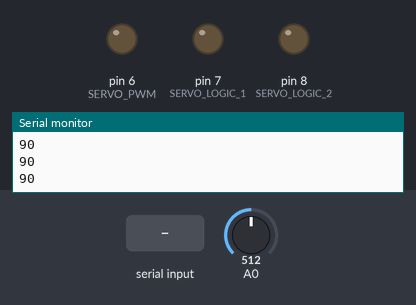
This sketch was run on a simulated Arduino Uno, built with avr-gcc and run on an emulated ATmega328P. On the bench: output pins drawn as LEDs (lit = HIGH), the last lines printed to the serial monitor. Inputs (shaded band) come from the test bench; at power-on: A0 = 512.

Above: at 1.2 s.
1.3 s: A0 set to 535
2.8 s: A0 set to 557
At 3.2 s:
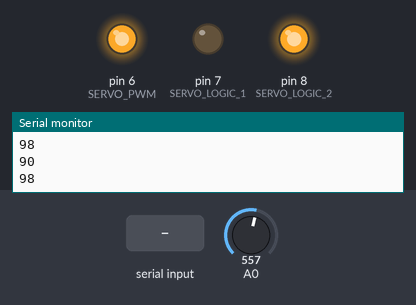
4.3 s: "200\n" received over Serial
At 5.5 s:
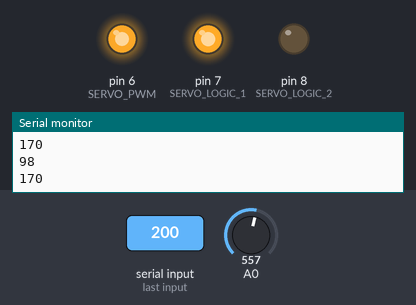
5.8 s: "90,45\n" received over Serial
At 6.7 s:
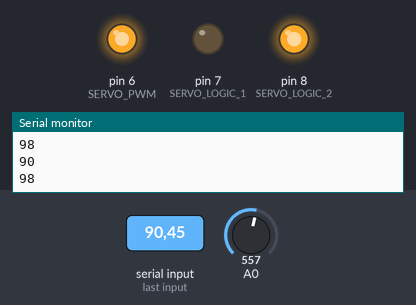
7.3 s: A0 set to 306
At 7.9 s:
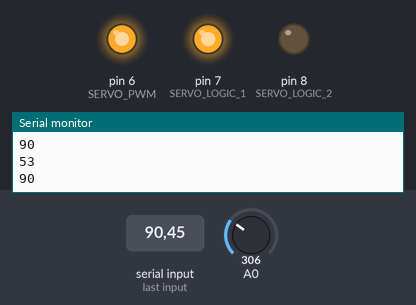
Timing chart, 0 to 9.8 s (numbered marks = the images above; inputs shaded):
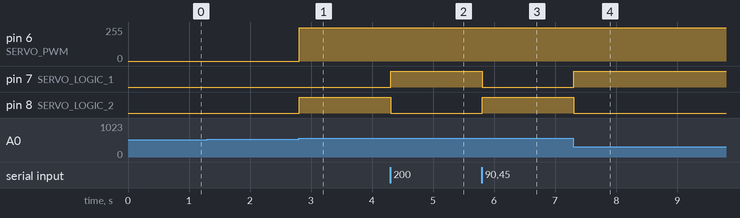

The sketch:

ServoDriver.ino
```cpp
int SERVO_LOGIC_1 = 7;
int SERVO_LOGIC_2 = 8;
int SERVO_PWM = 6;

float SERVO_SPEED = 1; // <0, 1>
float DRIVER_FREQUENCY = 100.0f;
int ANGLE_LIMIT = 10;
int THRESHOLD = 5;

int currentAngle = 90;
int goToAngle = 90;

int AdcToAngle(int x) {
  int angle = x * 0.176;
  if(angle > 180) angle = 180;
  else if(angle < 0) angle = 0;

  return (int)angle;
}

int SpeedToDuty(float servoSpeed) {
  float duty = 250 * servoSpeed;
  return (int)duty;
}

void setup() {
  Serial.begin(9600);

  pinMode(SERVO_LOGIC_1, OUTPUT);
  pinMode(SERVO_LOGIC_2, OUTPUT);
  pinMode(SERVO_PWM, OUTPUT);
  digitalWrite(SERVO_LOGIC_1, LOW);
  digitalWrite(SERVO_LOGIC_2, LOW);
}

void loop() {
  currentAngle = AdcToAngle(analogRead(A0));

  if(Serial.available() > 0) {
    String rotateTo = Serial.readStringUntil('\n');
    goToAngle = rotateTo.toInt();
    if(goToAngle > 180 - ANGLE_LIMIT) goToAngle = 180 - ANGLE_LIMIT;
    else if(goToAngle < 0 + ANGLE_LIMIT) goToAngle = 0 + ANGLE_LIMIT;
  }

  if(currentAngle >= goToAngle - THRESHOLD && currentAngle <= goToAngle + THRESHOLD) {
    digitalWrite(SERVO_LOGIC_1, LOW);
    digitalWrite(SERVO_LOGIC_2, LOW);
    analogWrite(SERVO_PWM, SpeedToDuty(0));
  }
  else if(currentAngle < goToAngle - THRESHOLD) {
    digitalWrite(SERVO_LOGIC_1, HIGH);
    digitalWrite(SERVO_LOGIC_2, LOW);
    analogWrite(SERVO_PWM, SpeedToDuty(SERVO_SPEED));
  }
  else if(currentAngle > goToAngle + THRESHOLD) {
    digitalWrite(SERVO_LOGIC_1, LOW);
    digitalWrite(SERVO_LOGIC_2, HIGH);
    analogWrite(SERVO_PWM, SpeedToDuty(SERVO_SPEED));
  }

  Serial.println(goToAngle);
  Serial.println(currentAngle);
  Serial.println();
  delay(1000/DRIVER_FREQUENCY);
}
```

Measured:
- the behaviour switches between 545 and 546 on A0 (found by bisection; images 0 and 1)
- after the input at 2.8 s, pin 6 (SERVO_PWM): 0/255 → 250/255 at once; pin 8 (SERVO_LOGIC_2): LOW → HIGH at once
- after the input at 4.3 s, pin 7 (SERVO_LOGIC_1): LOW → HIGH at once; pin 8 (SERVO_LOGIC_2): HIGH → LOW at once
- after the input at 5.8 s, pin 7 (SERVO_LOGIC_1): HIGH → LOW at once; pin 8 (SERVO_LOGIC_2): LOW → HIGH at once
- after the input at 7.3 s, pin 7 (SERVO_LOGIC_1): LOW → HIGH at once; pin 8 (SERVO_LOGIC_2): HIGH → LOW at once
